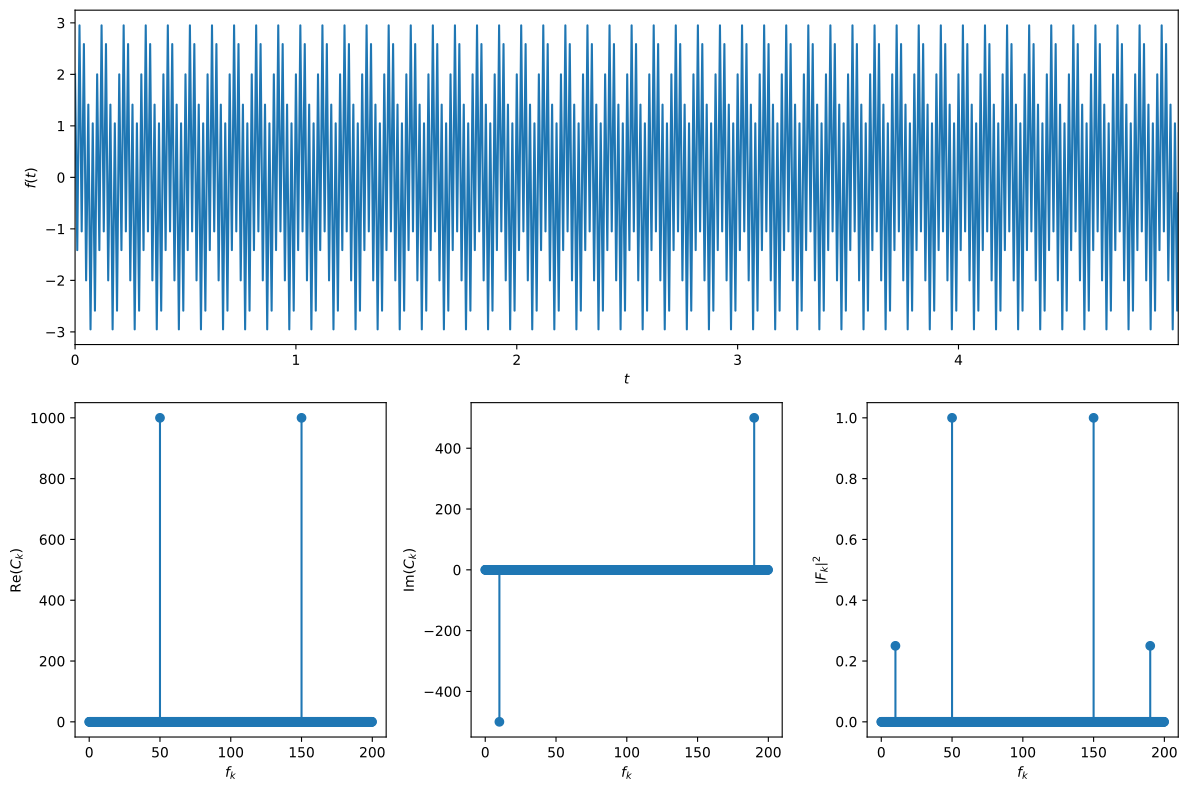

The script that saved this image:
import numpy as np
from numpy.fft import fft
from matplotlib.pyplot import subplot_mosaic

f_1, f_2 = 10, 50

signal = lambda t : np.sin(2*np.pi*f_1*t) + 2*np.cos(2*np.pi*f_2*t)

sampling_start, sampling_end = 0, 5
sample_number = 1_000
sampling_interval = np.linspace(sampling_start, sampling_end, sample_number, endpoint=False)
frequencies = np.arange(len(sampling_interval)) / (sampling_end - sampling_start)

coefficients = fft(signal(sampling_interval))

fig, axs = subplot_mosaic([["signal", "signal", "signal"], ["real", "imag", "power"]], figsize=(12,8))

axs["signal"].plot(sampling_interval, signal(sampling_interval), ls="solid")

axs["signal"].set_xlim(left=np.min(sampling_interval), right=np.max(sampling_interval))

axs["signal"].set_xlabel(r"$t$")
axs["signal"].set_ylabel(r"$f(t)$")

axs["real"].stem(frequencies, np.real(coefficients), basefmt=" ")

axs["real"].set_ylabel(r"Re$(C_k)$")

axs["imag"].stem(frequencies, np.imag(coefficients), basefmt=" ")

axs["imag"].set_ylabel(r"Im$(C_k)$")

power_spectrum = np.abs(coefficients/len(sampling_interval))**2
axs["power"].stem(frequencies, power_spectrum, basefmt=" ")

axs["power"].set_ylabel(r"$\left\vert F_k \right\vert^2$")

for ax in (axs["real"], axs["imag"], axs["power"]):
    ax.set_xlabel(r"$f_k$")

fig.tight_layout()
fig.savefig("numerical-methods/xabier/day-4/coarse_sampling.pdf", bbox_inches="tight")

rounded_spectrum = np.round(power_spectrum, 2)
peaks_freqs = np.nonzero(rounded_spectrum)
peaks_vals = power_spectrum[peaks_freqs]

print(f"Signal frequencies: f_1 = {f_1} and f_2 = {f_2} Hz.")
print("After Fourier transform:")
for peak_freq, peak_val in zip(peaks_freqs[0], peaks_vals):
    print(f"Frequency peak at {frequencies[peak_freq]} Hz with power {peak_val:.3f}.")
